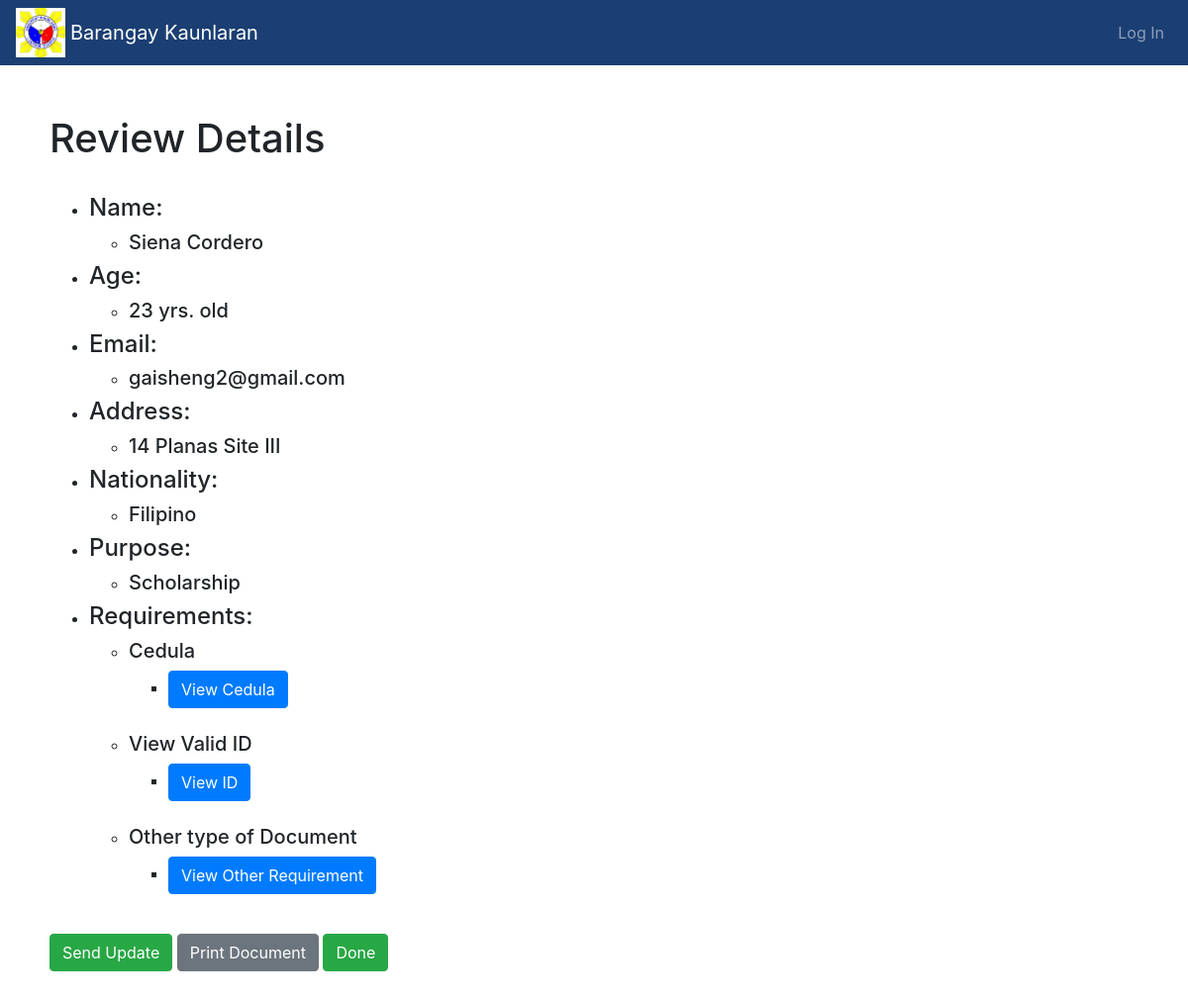
The app's page /docu_Request/staffView_DetailIndigency/1 with its own data.
### documentRequest/models.py (models this page shows, shortened)
class docType(models.Model):
    is_Pending = models.BooleanField(default=True)
    is_Done = models.BooleanField(default=False)
    class Meta:
        abstract = True

class BrgyIndigency(docType):
    first_name = models.CharField(max_length=100)
    last_name = models.CharField(max_length=100)
    middle_name = models.CharField(max_length=100)
    age = models.PositiveIntegerField()
    nationality = models.CharField(max_length=100)
    purpose = models.CharField(max_length=100)
    Address = models.CharField(max_length=255)
    email =  models.CharField(max_length=255)
    cedula = models.ImageField(null=True, blank=True, default = '#' ,upload_to="BrgyIndigencyCedula/")
    validId = models.ImageField(null=True, blank=True, default = '#' ,upload_to="BrgyIndigencyID/")
    otherDocument = models.ImageField(null=True, blank=True, default = '#' ,upload_to="BrgyIndigencyOtherDocs/")
    requested_by = models.ForeignKey(User,on_delete=models.CASCADE)
    requested_at = models.DateField(default=datetime.date.today)

### documentRequest/views.py (the view)
# urls.py: path('staffView_DetailIndigency/<int:pk>',views.indigencyDetail.as_view(),name='indigencyDetail'),
class indigencyDetail(DetailView):
    model = BrgyIndigency
    template_name = 'indigencyDetail.html'

### documentRequest/templates/indigencyDetail.html
{% extends "Staff_base.html"%}
{% load static %}
{% block content %}
<div class="container-postdetail" style="margin:50px 50px 50px 50px" >
  <div class="row">
      <div class="col-md-8" >
        <h1>Review Details</h1>
        <br>
        <ul>
          <li><h4>Name: </h4></li>
            <ul>
              <li><h5>{{object.first_name}} {{object.middle_name}} {{object.last_name}}</h5></li>
            </ul>
            <li><h4>Age:</h4> </li>
            <ul>
              <li><h5>{{object.age}} yrs. old</h5></li>
            </ul>
            <li><h4>Email:</h4> </li>
            <ul>
              <li><h5>{{object.email}}</h5></li>
            </ul>
            <li><h4>Address: </h4></li>
            <ul>
              <li><h5>{{object.Address}}</h5></li>
            </ul>
            <li><h4>Nationality: </h4> </li>
            <ul>
              <li><h5>{{object.nationality}}</h5></li>
            </ul>
            <li><h4>Purpose: </h4> </li>
            <ul>
              <li><h5>{{object.purpose}}</h5></li>
            </ul>
            <li><h4>Requirements: </h4> </li>
            <ul>
              <li><h5>Cedula</h5></li>
                <ul>
                  <li><a href="{{object.cedula.url}}" class="btn btn-primary">View Cedula</a></li><br>
                </ul>
              <li><h5>View Valid ID</h5></li>
                <ul>
                  <li><a href="{{object.validId.url}}" class="btn btn-primary">View ID</a></li><br>
                </ul>
              <li><h5>Other type of Document</h5></li>
                <ul>
                  <li><a href="{{object.otherDocument.url}}" class="btn btn-primary">View Other Requirement</a></li>
                </ul>
            </ul>
        </ul>
        <br>
        <a href="{%url 'documentRequest:sendUpdateInd' object.pk%}" class="btn btn-success">Send Update</a>
        <a href="{%url 'documentRequest:generatePdf' object.pk%}" class="btn btn-secondary">Print Document</a>
        <a href="{%url 'documentRequest:updateReq' object.pk%}" class="btn btn-success">Done</a>
    </div>
  </div>
</div>
{% endblock %}

### records on screen
BrgyIndigency: first_name "Siena", last_name "Cordero", age "23", email "gaisheng2@gmail.com", Address "14 Planas Site III", nationality "Filipino", purpose "Scholarship"
